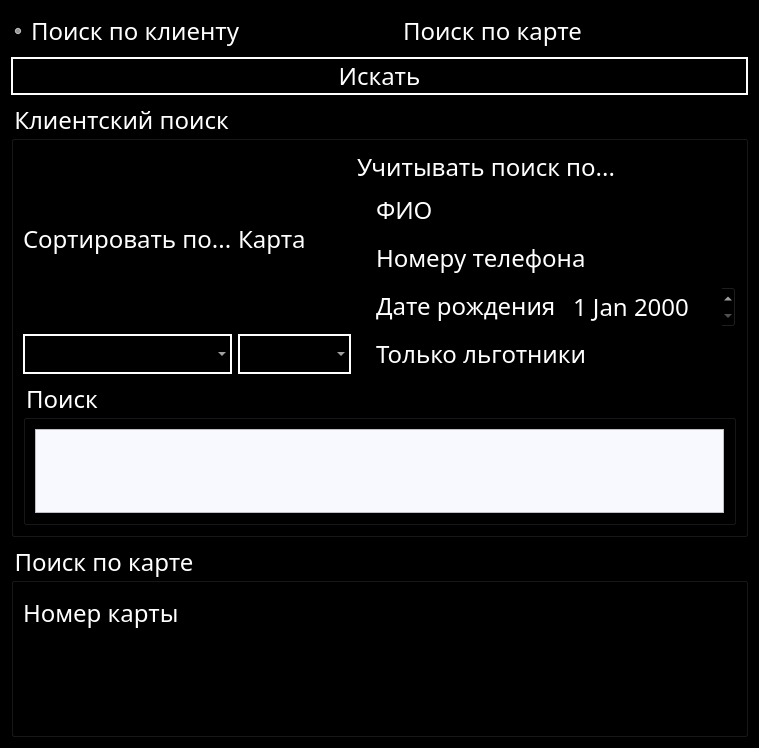
<?xml version="1.0" encoding="UTF-8"?>
<ui version="4.0">
 <class>findClient</class>
 <widget class="QDialog" name="findClient">
  <property name="geometry">
   <rect>
    <x>0</x>
    <y>0</y>
    <width>709</width>
    <height>748</height>
   </rect>
  </property>
  <property name="windowTitle">
   <string>Dialog</string>
  </property>
  <property name="styleSheet">
   <string notr="true">color:white;
background:black;
font-family: Lobster;
font-size:24px;</string>
  </property>
  <layout class="QGridLayout" name="gridLayout_11">
   <item row="0" column="0">
    <widget class="QRadioButton" name="radioButton">
     <property name="text">
      <string>Поиск по клиенту</string>
     </property>
     <property name="checked">
      <bool>true</bool>
     </property>
    </widget>
   </item>
   <item row="0" column="1">
    <widget class="QRadioButton" name="radioButton_2">
     <property name="text">
      <string>Поиск по карте</string>
     </property>
    </widget>
   </item>
   <item row="3" column="0" colspan="2">
    <widget class="QGroupBox" name="groupBox_2">
     <property name="title">
      <string>Клиентский поиск</string>
     </property>
     <layout class="QGridLayout" name="gridLayout_8">
      <item row="0" column="0">
       <layout class="QGridLayout" name="gridLayout_7">
        <item row="0" column="0">
         <layout class="QGridLayout" name="gridLayout_5">
          <item row="0" column="0">
           <layout class="QGridLayout" name="gridLayout">
            <item row="0" column="0">
             <widget class="QLabel" name="label">
              <property name="text">
               <string>Сортировать по...</string>
              </property>
             </widget>
            </item>
            <item row="1" column="0">
             <widget class="QComboBox" name="comboBox">
              <property name="styleSheet">
               <string notr="true">border: 2px solid white;</string>
              </property>
             </widget>
            </item>
           </layout>
          </item>
          <item row="0" column="1">
           <layout class="QGridLayout" name="gridLayout_2">
            <item row="0" column="0">
             <widget class="QLabel" name="label_2">
              <property name="text">
               <string>Карта</string>
              </property>
             </widget>
            </item>
            <item row="1" column="0">
             <widget class="QComboBox" name="comboBox_2">
              <property name="styleSheet">
               <string notr="true">border: 2px solid white;</string>
              </property>
             </widget>
            </item>
           </layout>
          </item>
          <item row="0" column="2">
           <layout class="QGridLayout" name="gridLayout_4">
            <item row="0" column="0">
             <widget class="QLabel" name="label_3">
              <property name="text">
               <string>Учитывать поиск по...</string>
              </property>
             </widget>
            </item>
            <item row="1" column="0">
             <layout class="QGridLayout" name="gridLayout_3">
              <item row="0" column="0">
               <layout class="QFormLayout" name="formLayout">
                <item row="0" column="0">
                 <widget class="QCheckBox" name="fio">
                  <property name="text">
                   <string>ФИО</string>
                  </property>
                 </widget>
                </item>
                <item row="0" column="1">
                 <widget class="QLineEdit" name="lineEdit"/>
                </item>
               </layout>
              </item>
              <item row="1" column="0">
               <layout class="QFormLayout" name="formLayout_2">
                <item row="0" column="0">
                 <widget class="QCheckBox" name="tel">
                  <property name="text">
                   <string>Номеру телефона</string>
                  </property>
                 </widget>
                </item>
                <item row="0" column="1">
                 <widget class="QLineEdit" name="lineEdit_2"/>
                </item>
               </layout>
              </item>
              <item row="2" column="0">
               <layout class="QFormLayout" name="formLayout_3">
                <item row="0" column="0">
                 <widget class="QCheckBox" name="date">
                  <property name="text">
                   <string>Дате рождения</string>
                  </property>
                 </widget>
                </item>
                <item row="0" column="1">
                 <widget class="QDateEdit" name="dateEdit"/>
                </item>
               </layout>
              </item>
              <item row="3" column="0">
               <widget class="QCheckBox" name="lg">
                <property name="text">
                 <string>Только льготники</string>
                </property>
               </widget>
              </item>
             </layout>
            </item>
           </layout>
          </item>
         </layout>
        </item>
        <item row="2" column="0">
         <widget class="QGroupBox" name="groupBox">
          <property name="title">
           <string>Поиск</string>
          </property>
          <layout class="QGridLayout" name="gridLayout_6">
           <item row="0" column="0">
            <widget class="QTableWidget" name="tableWidget">
             <property name="styleSheet">
              <string notr="true">color: black;
background: ghostwhite;</string>
             </property>
            </widget>
           </item>
          </layout>
         </widget>
        </item>
       </layout>
      </item>
     </layout>
    </widget>
   </item>
   <item row="4" column="0" colspan="2">
    <widget class="QGroupBox" name="groupBox_3">
     <property name="title">
      <string>Поиск по карте</string>
     </property>
     <layout class="QGridLayout" name="gridLayout_10">
      <item row="1" column="0">
       <layout class="QGridLayout" name="gridLayout_9">
        <item row="0" column="0">
         <layout class="QFormLayout" name="formLayout_4">
          <item row="0" column="0">
           <widget class="QLabel" name="label_4">
            <property name="text">
             <string>Номер карты</string>
            </property>
           </widget>
          </item>
          <item row="0" column="1">
           <widget class="QLineEdit" name="lineEdit_3"/>
          </item>
         </layout>
        </item>
        <item row="1" column="0">
         <widget class="QTextEdit" name="textEdit"/>
        </item>
       </layout>
      </item>
     </layout>
    </widget>
   </item>
   <item row="1" column="0" colspan="2">
    <widget class="QPushButton" name="pushButton">
     <property name="styleSheet">
      <string notr="true">border: 2px solid white;</string>
     </property>
     <property name="text">
      <string>Искать</string>
     </property>
    </widget>
   </item>
  </layout>
 </widget>
 <resources/>
 <connections/>
</ui>
